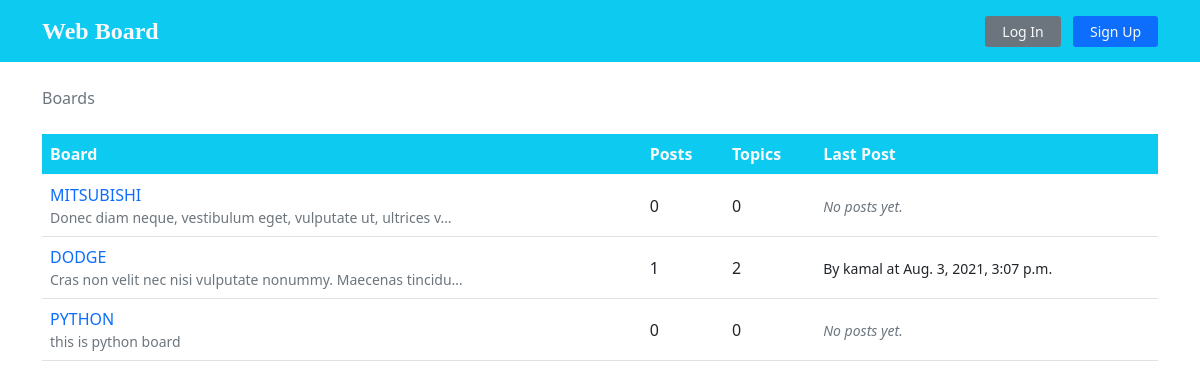
The page / on the database its author committed.
### boards/models.py (models this page shows, shortened)
class Board(models.Model):
    name = models.CharField(max_length=99, unique=True)
    description = models.CharField(max_length=200)
    def get_posts_count(self):
        return Post.objects.filter(topic__board=self).count()
    def get_last_post(self):
        return Post.objects.filter(topic__board=self).order_by('-created_at').first()

class Post(models.Model):
    message = models.TextField(max_length=250)
    topic = models.ForeignKey(Topic, on_delete=models.CASCADE, related_name='post_topic')
    created_at = models.DateTimeField(auto_now_add=True)
    updated_at = models.DateTimeField(null=True)
    created_by = models.ForeignKey(User, on_delete= models.CASCADE, related_name='post')
    updated_by = models.ForeignKey(User, on_delete= models.CASCADE,null=True, related_name='+' )

### boards/views.py (the view)
# urls.py: url(r'^$', views.home, name='home'),
def home(request):
    board_list = Board.objects.all()
    ctx = {'boards':board_list, 'login_form':loginform, 'signup_form': signupform}
    return render(request, 'home.html',ctx)

### templates/home.html (shortened to what this page needs)
{% extends 'base.html' %}
{% block content %}
<div class="container">
  <ol class="breadcrumb my-4">
    <li class="breadcrumb-item active">Boards</li>
  </ol>
<table class="table">
  <thead class="thead-inverse bg-info text-light">
    <tr>
      <th>Board</th>
      <th>Posts</th>
      <th>Topics</th>
      <th>Last Post</th>
    </tr>
  </thead>
  <tbody>
    {% for board in boards %}
    <tr>
      <td>
        <a
          class="text-decoration-none"
          href="{% url 'boards:topic-list' board.name %}">
          {{ board.name | upper }}
        </a>
        <small class="text-muted d-block"
          >{{ board.description | truncatechars:60 }}</small>
      </td>
      <td class="align-middle">{{ board.get_posts_count }}</td>
      <td class="align-middle">{{ board.topics.count }}</td>
      <td class="align-middle">
        {% with post=board.get_last_post %}
  {% if post %}
    <small>
        By {{ post.created_by.username }} at {{ post.created_at }}
    </small>
  {% else %}
    <small class="text-muted">
      <em>No posts yet.</em>
    </small>
  {% endif %}
{% endwith %}
      </td>
    </tr>
    {% endfor %}
  </tbody>
</table>
</div>
{% endblock %}

### rows shown on the page
Board: name "MITSUBISHI", description "Donec diam neque, vestibulum eget, vulputate ut, ultrices v…", get_posts_count "0", topics.count "0", shows "No posts yet."
Board: name "DODGE", description "Cras non velit nec nisi vulputate nonummy. Maecenas tincidu…", get_posts_count "1", topics.count "2", get_last_post.created_by.username "kamal", get_last_post.created_at "Aug. 3, 2021, 3:07 p.m."
Board: name "PYTHON", description "this is python board", get_posts_count "0", topics.count "0", shows "No posts yet."
